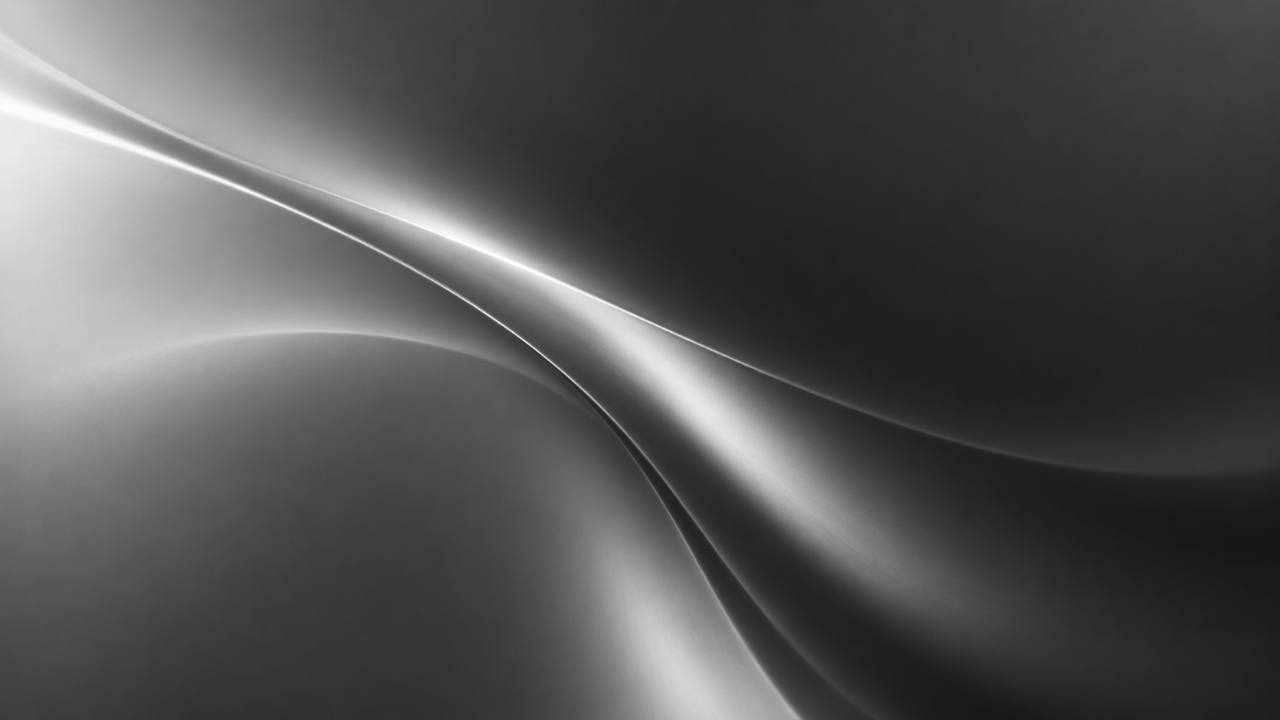
#> input picture apps/server/computer/wallpapers/dusk.jpg, 1280 x 720 px, found by its file name
$ python wallpaper.py
#> lines starting #> are read from the running program, lines starting #| are printed output that depends on the picture
#!/usr/bin/python3
"""Local clock-driven wallpaper. Assets stay unchanged; only two cached PNGs exist."""
import argparse
from datetime import datetime
import os
from pathlib import Path
import subprocess
import time
from PIL import Image, ImageOps

ASSETS = Path('/usr/local/share/opendots/wallpapers')
# Five supplied photographs; the endpoints match for a continuous midnight wrap.
KEYFRAMES = [(0, 'night.jpg'), (6, 'dawn.jpg'), (9, 'morning.jpg'),
             (13, 'day.jpg'), (18, 'dusk.jpg'), (22, 'night.jpg'), (24, 'night.jpg')]


def frame_at(hour):
#> called with hour = 19.03
    hour %= 24
    for (start, first), (end, second) in zip(KEYFRAMES, KEYFRAMES[1:]):
        if start <= hour < end:
            progress = (hour - start) / (end - start)
            return first, second, progress * progress * (3 - 2 * progress)
    raise ValueError('Invalid clock')


def render(hour, destination):
    first, second, weight = frame_at(hour)
    with Image.open(ASSETS / first) as source:
#> source is the input picture: PIL image 1280x720 RGB; mean R, G, B 82.8, 82.7, 82.2
        left = ImageOps.fit(source.convert('RGB'), (1280, 800), method=Image.Resampling.LANCZOS)
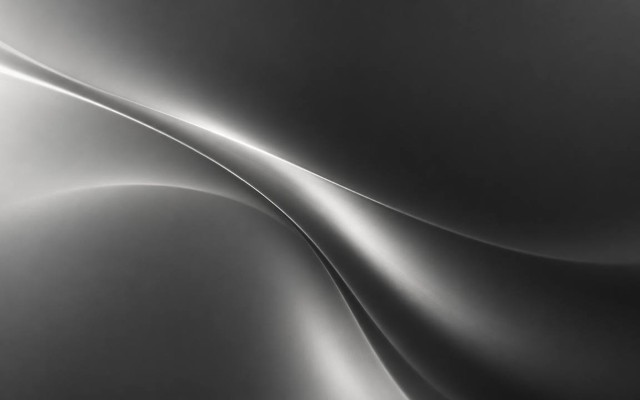
#> left: PIL image 1280x800 RGB (shown at 1/2 size); mean R, G, B 80.6, 80.5, 80
    with Image.open(ASSETS / second) as source:
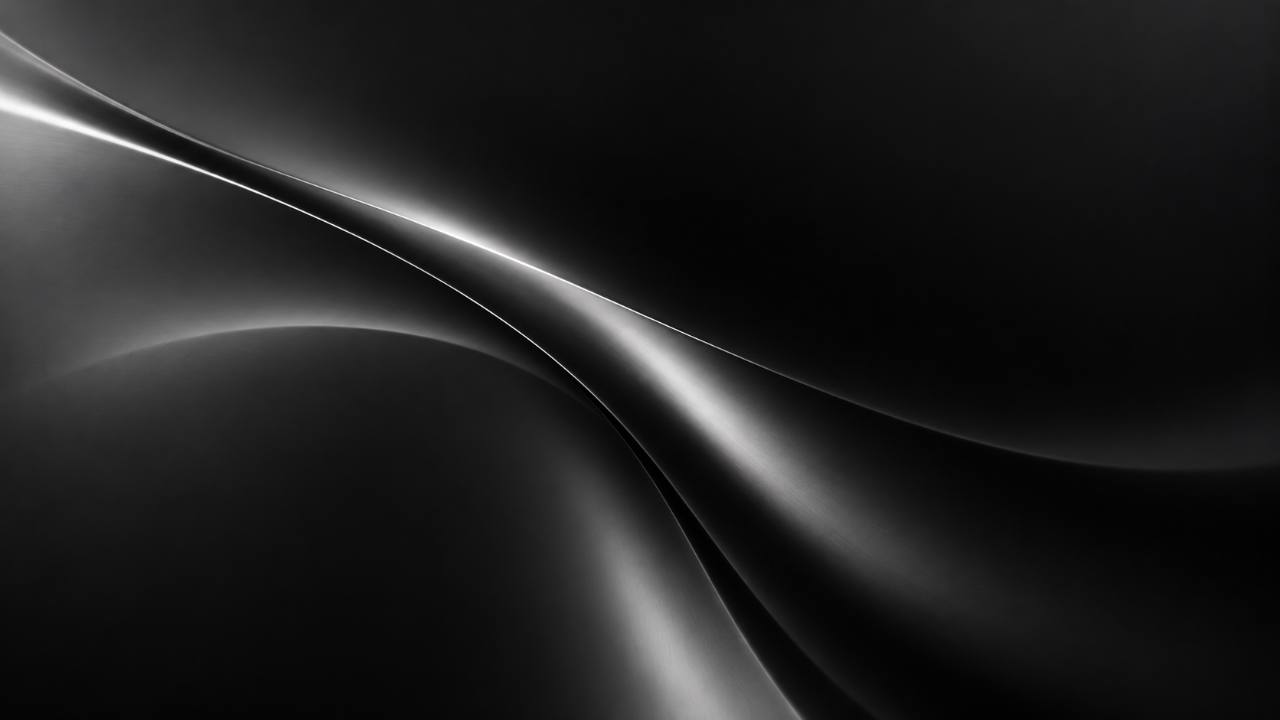
#> input picture apps/server/computer/wallpapers/night.jpg, 1280 x 720 px, found by its file name
#> source is the input picture: PIL image 1280x720 RGB; mean R, G, B 31.4, 31.4, 31.5
        right = ImageOps.fit(source.convert('RGB'), (1280, 800), method=Image.Resampling.LANCZOS)
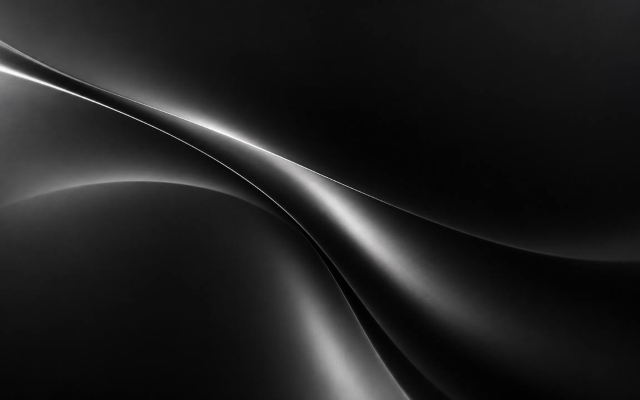
#> right: PIL image 1280x800 RGB (shown at 1/2 size); mean R, G, B 30.6, 30.6, 30.6
    temporary = destination.with_suffix('.tmp')
    Image.blend(left, right, weight).save(temporary, format='PNG')
    os.replace(temporary, destination)


def query(*args):
    return subprocess.run(['xfconf-query', '-c', 'xfce4-desktop', *args],
                          check=True, capture_output=True, text=True, timeout=10).stdout


def apply(image):
    properties = query('-l').splitlines()
    targets = [p for p in properties if p.endswith('/last-image')]
    if not targets:
        return False  # xfdesktop has not yet discovered the display.
    query('-p', '/backdrop/single-workspace-mode', '-n', '-t', 'bool', '-s', 'true')
    for target in targets:
        query('-p', target, '-s', str(image))
        query('-p', target.rsplit('/', 1)[0] + '/image-style', '-n', '-t', 'int', '-s', '5')
    return True


def main():
    parser = argparse.ArgumentParser()
    parser.add_argument('--at', help='Render a deterministic local time, e.g. 13:00')
    parser.add_argument('--once', action='store_true')
    options = parser.parse_args()
    cache = Path.home() / '.cache/opendots-wallpaper'
    cache.mkdir(parents=True, exist_ok=True, mode=0o700)
    index = 0
    while True:
        now = datetime.now()  # TZ is supplied from the account timezone.
        hour = now.hour + now.minute / 60 + now.second / 3600
        if options.at:
            hours, minutes = map(int, options.at.split(':'))
            if not 0 <= hours <= 23 or not 0 <= minutes <= 59:
                parser.error('--at requires HH:MM within 00:00..23:59')
            hour = hours + minutes / 60
        image = cache / f'wallpaper-{index % 2}.png'
        try:
            render(hour, image)
            if apply(image):
                print(f'Wallpaper ready: {image.name}', flush=True)
                if options.once:
                    return
                index += 1
                time.sleep(60)
            else:
                time.sleep(1)
        except (subprocess.SubprocessError, OSError) as error:
            print(f'Wallpaper retry: {error}', flush=True)
            time.sleep(5)


if __name__ == '__main__':
    main()
#> (the call stopped at in query, `return subprocess.run(['xfconf-query', '-c', 'xfce4-desktop', *args], ..`: subprocess is not available in this run)
